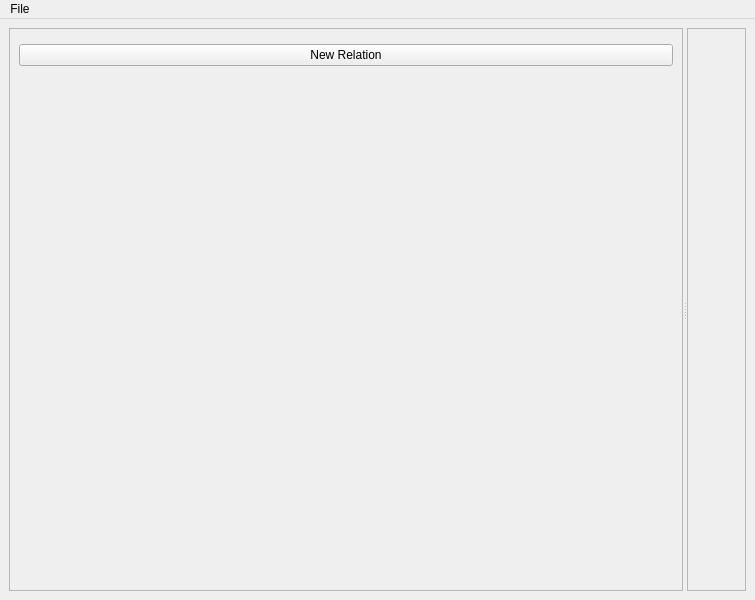
<?xml version="1.0" encoding="UTF-8"?>
<ui version="4.0">
 <class>MainWindow</class>
 <widget class="QMainWindow" name="MainWindow">
  <property name="geometry">
   <rect>
    <x>0</x>
    <y>0</y>
    <width>755</width>
    <height>600</height>
   </rect>
  </property>
  <property name="windowTitle">
   <string>Grapher</string>
  </property>
  <widget class="QWidget" name="centralwidget">
   <layout class="QHBoxLayout" name="horizontalLayout">
    <item>
     <widget class="QSplitter" name="splitter">
      <property name="orientation">
       <enum>Qt::Horizontal</enum>
      </property>
      <widget class="QScrollArea" name="scrollArea">
       <property name="sizePolicy">
        <sizepolicy hsizetype="Minimum" vsizetype="Expanding">
         <horstretch>0</horstretch>
         <verstretch>0</verstretch>
        </sizepolicy>
       </property>
       <property name="frameShadow">
        <enum>QFrame::Raised</enum>
       </property>
       <property name="horizontalScrollBarPolicy">
        <enum>Qt::ScrollBarAlwaysOff</enum>
       </property>
       <property name="widgetResizable">
        <bool>true</bool>
       </property>
       <widget class="QWidget" name="scrollAreaWidgetContents">
        <property name="geometry">
         <rect>
          <x>0</x>
          <y>0</y>
          <width>486</width>
          <height>566</height>
         </rect>
        </property>
        <layout class="QVBoxLayout" name="verticalLayout_3" stretch="0,0,0,1">
         <item>
          <widget class="WindowSettings" name="windowSettings" native="true"/>
         </item>
         <item>
          <layout class="QVBoxLayout" name="graphsLayout"/>
         </item>
         <item>
          <widget class="QPushButton" name="newGraphButton">
           <property name="text">
            <string>New Relation</string>
           </property>
          </widget>
         </item>
         <item>
          <spacer name="verticalSpacer">
           <property name="orientation">
            <enum>Qt::Vertical</enum>
           </property>
           <property name="sizeHint" stdset="0">
            <size>
             <width>208</width>
             <height>541</height>
            </size>
           </property>
          </spacer>
         </item>
        </layout>
       </widget>
      </widget>
      <widget class="QFrame" name="frame">
       <property name="frameShape">
        <enum>QFrame::StyledPanel</enum>
       </property>
       <property name="frameShadow">
        <enum>QFrame::Raised</enum>
       </property>
       <layout class="QVBoxLayout" name="verticalLayout">
        <item>
         <widget class="Grapher" name="graph" native="true"/>
        </item>
       </layout>
      </widget>
     </widget>
    </item>
   </layout>
  </widget>
  <widget class="QMenuBar" name="menubar">
   <property name="geometry">
    <rect>
     <x>0</x>
     <y>0</y>
     <width>755</width>
     <height>20</height>
    </rect>
   </property>
   <widget class="QMenu" name="menuFile">
    <property name="title">
     <string>File</string>
    </property>
    <addaction name="action_New"/>
    <addaction name="action_Open"/>
    <addaction name="separator"/>
    <addaction name="action_Save"/>
    <addaction name="actionSave_As"/>
    <addaction name="separator"/>
    <addaction name="action_Quit"/>
   </widget>
   <addaction name="menuFile"/>
  </widget>
  <action name="action_New">
   <property name="text">
    <string>&amp;New</string>
   </property>
  </action>
  <action name="action_Open">
   <property name="text">
    <string>&amp;Open...</string>
   </property>
  </action>
  <action name="action_Save">
   <property name="text">
    <string>&amp;Save</string>
   </property>
  </action>
  <action name="actionSave_As">
   <property name="text">
    <string>Save &amp;As...</string>
   </property>
  </action>
  <action name="action_Quit">
   <property name="text">
    <string>&amp;Quit</string>
   </property>
  </action>
 </widget>
 <customwidgets>
  <customwidget>
   <class>WindowSettings</class>
   <extends>QWidget</extends>
   <header>WindowSettings.h</header>
   <container>1</container>
   <slots>
    <signal>rectChanged(QRectF)</signal>
   </slots>
  </customwidget>
  <customwidget>
   <class>Grapher</class>
   <extends>QWidget</extends>
   <header>Grapher.h</header>
   <container>1</container>
   <slots>
    <slot>setWindow(QRectF)</slot>
   </slots>
  </customwidget>
 </customwidgets>
 <tabstops>
  <tabstop>scrollArea</tabstop>
  <tabstop>newGraphButton</tabstop>
 </tabstops>
 <resources/>
 <connections>
  <connection>
   <sender>action_Quit</sender>
   <signal>activated()</signal>
   <receiver>MainWindow</receiver>
   <slot>close()</slot>
   <hints>
    <hint type="sourcelabel">
     <x>-1</x>
     <y>-1</y>
    </hint>
    <hint type="destinationlabel">
     <x>399</x>
     <y>299</y>
    </hint>
   </hints>
  </connection>
  <connection>
   <sender>newGraphButton</sender>
   <signal>clicked()</signal>
   <receiver>MainWindow</receiver>
   <slot>newGraph()</slot>
   <hints>
    <hint type="sourcelabel">
     <x>324</x>
     <y>71</y>
    </hint>
    <hint type="destinationlabel">
     <x>273</x>
     <y>-2</y>
    </hint>
   </hints>
  </connection>
  <connection>
   <sender>windowSettings</sender>
   <signal>rectChanged(QRectF)</signal>
   <receiver>graph</receiver>
   <slot>setWindow(QRectF)</slot>
   <hints>
    <hint type="sourcelabel">
     <x>218</x>
     <y>33</y>
    </hint>
    <hint type="destinationlabel">
     <x>506</x>
     <y>113</y>
    </hint>
   </hints>
  </connection>
 </connections>
 <slots>
  <slot>newGraph()</slot>
 </slots>
</ui>
